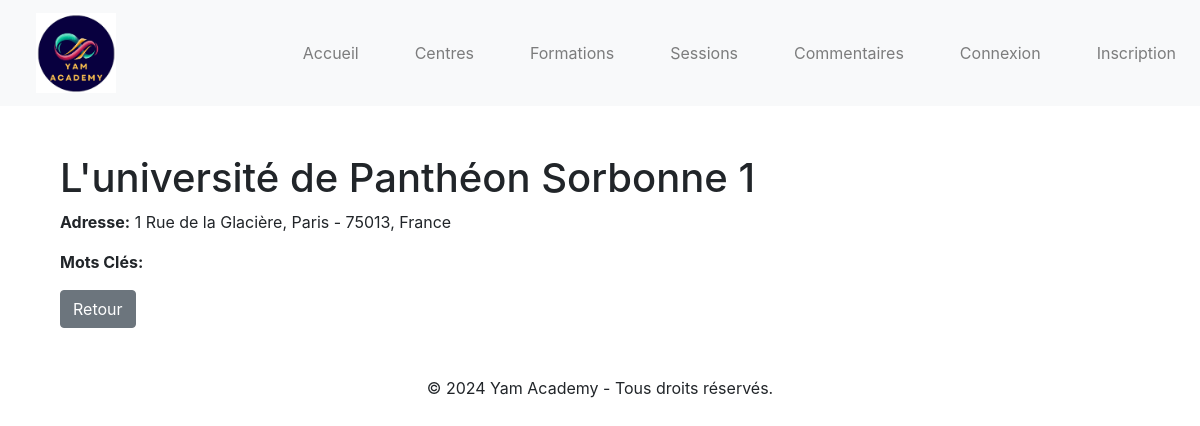
The page /centre/1/ on the database its author committed.
### centres/models.py (models this page shows, shortened)
class CentreFormation(models.Model):
    nom = models.CharField(max_length=100)
    adresse = models.CharField(max_length=255, default='Adresse par défaut')
    ville = models.CharField(max_length=100)
    code_postal = models.CharField(max_length=20, default='00000')
    pays = models.CharField(max_length=100)
    telephone = models.CharField(max_length=20, blank=True, null=True)
    email = models.EmailField(blank=True, null=True)
    site_web = models.URLField(blank=True, null=True)
    description = models.TextField(blank=True, null=True)
    mots_cles = models.ManyToManyField(MotsCles, related_name='centres_formation', blank=True)

### centres/views.py (the view)
# urls.py: path('centre/<int:pk>/', views.centre_detail, name='centre_detail'),  # Détail d'un centre
def centre_detail(request, pk):
    centre = get_object_or_404(CentreFormation, pk=pk)
    return render(request, 'centres/centre_detail.html', {'centre': centre})

### centres/templates/centres/centre_detail.html (shortened to what this page needs)
{% extends 'centres/base.html' %}
{% block content %}
<div class="container">
    <div class="centre-detail">
        <h1>{{ centre.nom }}</h1>
        <p><strong>Adresse:</strong> {{ centre.adresse }}, {{ centre.ville }} - {{ centre.code_postal }}, {{ centre.pays }}</p>
        <p><strong>Mots Clés:</strong>
        </p>
        <p><a href="{% url 'centres:centre_list' %}" class="btn btn-secondary">Retour</a></p>
    </div>
</div>
{% endblock %}

### centres/static/centres/css/style.css (style rules this page uses)
body { font-family: 'Roboto', sans-serif; color: #333; background-color: #f9f9f9; margin: 0; padding: 0; box-sizing: border-box; }

### rows shown on the page
CentreFormation: nom "L'université de Panthéon Sorbonne 1", adresse "1 Rue de la Glacière", ville "Paris", code_postal "75013", pays "France"
